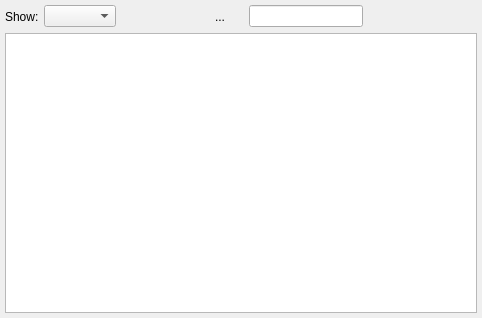
<?xml version="1.0" encoding="UTF-8"?>
<ui version="4.0">
 <class>qf::gui::framework::LogWidget</class>
 <widget class="QWidget" name="qf::gui::framework::LogWidget">
  <property name="geometry">
   <rect>
    <x>0</x>
    <y>0</y>
    <width>482</width>
    <height>318</height>
   </rect>
  </property>
  <property name="windowTitle">
   <string>Form</string>
  </property>
  <layout class="QVBoxLayout" name="verticalLayout">
   <property name="spacing">
    <number>5</number>
   </property>
   <property name="leftMargin">
    <number>5</number>
   </property>
   <property name="topMargin">
    <number>5</number>
   </property>
   <property name="rightMargin">
    <number>5</number>
   </property>
   <property name="bottomMargin">
    <number>5</number>
   </property>
   <item>
    <layout class="QHBoxLayout" name="horizontalLayout">
     <item>
      <widget class="QLabel" name="label">
       <property name="text">
        <string>Show:</string>
       </property>
      </widget>
     </item>
     <item>
      <widget class="QComboBox" name="severityTreshold"/>
     </item>
     <item>
      <widget class="QToolButton" name="btClearLog">
       <property name="toolTip">
        <string>Clear</string>
       </property>
       <property name="icon">
        <iconset resource="../../images/flat/qf_gui_images_flat.qrc">
         <normaloff>:/qf/gui/images/flat/delete.svg</normaloff>:/qf/gui/images/flat/delete.svg</iconset>
       </property>
       <property name="autoRaise">
        <bool>true</bool>
       </property>
      </widget>
     </item>
     <item>
      <widget class="QToolButton" name="btCopyToClipboard">
       <property name="toolTip">
        <string>Copy to clipboard.</string>
       </property>
       <property name="icon">
        <iconset resource="../../images/flat/qf_gui_images_flat.qrc">
         <normaloff>:/qf/gui/images/flat/copy.svg</normaloff>:/qf/gui/images/flat/copy.svg</iconset>
       </property>
       <property name="autoRaise">
        <bool>true</bool>
       </property>
      </widget>
     </item>
     <item>
      <widget class="QToolButton" name="btResizeColumns">
       <property name="toolTip">
        <string>Resize columns to fit content</string>
       </property>
       <property name="icon">
        <iconset resource="../../images/flat/qf_gui_images_flat.qrc">
         <normaloff>:/qf/gui/images/flat/zoom_fitwidth.svg</normaloff>:/qf/gui/images/flat/zoom_fitwidth.svg</iconset>
       </property>
       <property name="autoRaise">
        <bool>true</bool>
       </property>
      </widget>
     </item>
     <item>
      <widget class="QToolButton" name="btTableMenu">
       <property name="toolTip">
        <string>Event log options</string>
       </property>
       <property name="text">
        <string>...</string>
       </property>
       <property name="icon">
        <iconset resource="../../images/flat/qf_gui_images_flat.qrc">
         <normaloff>:/qf/gui/images/flat/settings.svg</normaloff>:/qf/gui/images/flat/settings.svg</iconset>
       </property>
       <property name="popupMode">
        <enum>QToolButton::ToolButtonPopupMode::InstantPopup</enum>
       </property>
       <property name="autoRaise">
        <bool>true</bool>
       </property>
      </widget>
     </item>
     <item>
      <widget class="QLabel" name="label_2">
       <property name="text">
        <string/>
       </property>
      </widget>
     </item>
     <item>
      <widget class="QLineEdit" name="edFilter">
       <property name="clearButtonEnabled">
        <bool>true</bool>
       </property>
      </widget>
     </item>
     <item>
      <spacer name="horizontalSpacer">
       <property name="orientation">
        <enum>Qt::Orientation::Horizontal</enum>
       </property>
       <property name="sizeHint" stdset="0">
        <size>
         <width>40</width>
         <height>20</height>
        </size>
       </property>
      </spacer>
     </item>
    </layout>
   </item>
   <item>
    <widget class="qf::gui::framework::LogWidgetTableView" name="tableView">
     <property name="editTriggers">
      <set>QAbstractItemView::EditTrigger::NoEditTriggers</set>
     </property>
     <property name="selectionBehavior">
      <enum>QAbstractItemView::SelectionBehavior::SelectRows</enum>
     </property>
     <property name="gridStyle">
      <enum>Qt::PenStyle::NoPen</enum>
     </property>
     <attribute name="horizontalHeaderStretchLastSection">
      <bool>true</bool>
     </attribute>
    </widget>
   </item>
  </layout>
 </widget>
 <customwidgets>
  <customwidget>
   <class>qf::gui::framework::LogWidgetTableView</class>
   <extends>QTableView</extends>
   <header>src/framework/logwidget.h</header>
  </customwidget>
 </customwidgets>
 <resources>
  <include location="../../images/flat/qf_gui_images_flat.qrc"/>
 </resources>
 <connections/>
</ui>
